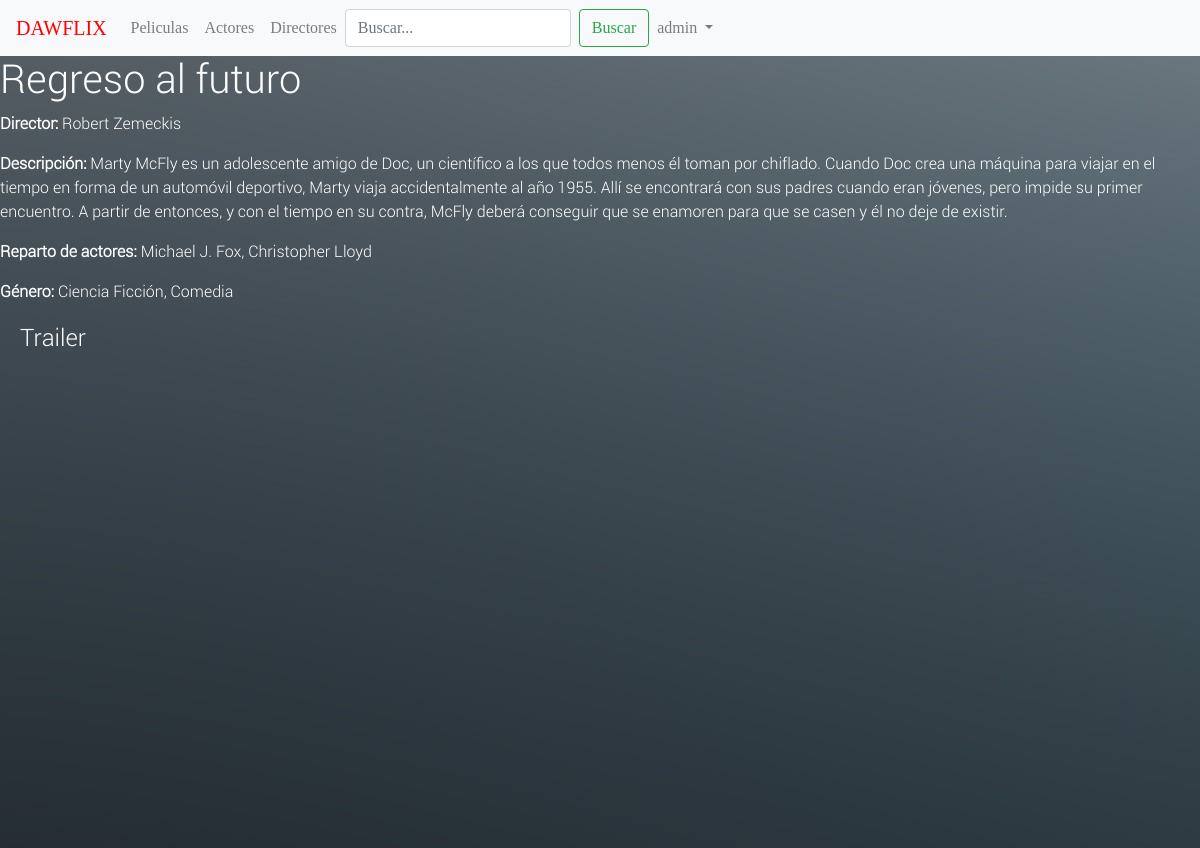
/videoclub/pelicula/24 (signed in), run on the app's committed database.
### videoclub/models.py (models this page shows, shortened)
class Pelicula(models.Model):
    titulo = models.CharField(max_length=200, blank=False, default="")
    url = models.CharField(max_length=200, blank=False, default="")
    descripcion = models.TextField(max_length=1000, default="", help_text="Introduce una descripcion para la película")
    año = models.DateField(null=True, blank=True)
    models.DateField(null=True, blank=True)
    director = models.ForeignKey(Persona, related_name='director',on_delete=models.SET_NULL, null=True)
    reparto = models.ManyToManyField(Persona)
    urlPortada = models.CharField(max_length=200, default="")
    genero = models.ManyToManyField(Genero, help_text="Selecciona un género para esta pelicula")
    valoracion = models.PositiveIntegerField(help_text="Valor de 0-100")
    def get_url(self):
        return self.url

class Persona(models.Model):
    nombre = models.CharField(max_length=100, default="")
    date_of_birth = models.DateField(null=True, blank=True)
    date_of_death = models.DateField('Died', null=True, blank=True)
    esDirector = models.CharField(max_length=2, default="no",help_text="si/no , en minusculas todo")
    urlFoto = models.CharField(max_length=200, blank=False, default="https://www.w3schools.com/css/img_avatar.png")
    urlVideo = models.CharField(max_length=200, blank=False, default="https://www.youtube.com/embed/_nq2BTuSOq4")
    def __str__(self):
        return self.nombre

class Genero(models.Model):
    name = models.CharField(max_length=200, help_text="Introduzca un género de película")
    def __str__(self):
        return self.name

### videoclub/views.py (the view)
# urls.py: url(r'^pelicula/(?P<pk>\d+)$', views.PeliculaDetailView.as_view(), name='pelicula-detalle'),
class PeliculaDetailView(LoginRequiredMixin, generic.DetailView):
    model = Pelicula

### videoclub/templates/videoclub/pelicula_detail.html
{% extends "base.html" %}
{% block content %}
  <h1>{{ pelicula.titulo }}</h1>
  <p><strong>Director:</strong> {{ pelicula.director }}</p>
  <p><strong>Descripción:</strong> {{ pelicula.descripcion }} </p>
  <p><strong>Reparto de actores:</strong> {% for reparto in pelicula.reparto.all %} {{ reparto }}{% if not forloop.last %}, {% endif %}{% endfor %}
  <p><strong>Género:</strong> {% for genero in pelicula.genero.all %} {{ genero }}{% if not forloop.last %}, {% endif %}{% endfor %}</p>
  <div style="margin-left:20px;margin-top:20px">
    <h4>Trailer</h4>
    <iframe width="720" height="480" src="{{ pelicula.get_url }}" frameborder="0" allow="autoplay; encrypted-media" allowfullscreen></iframe>
  </div>
{% endblock %}

### videoclub/templates/base.html (shortened to what this page needs)
{% load staticfiles %}
<!DOCTYPE html>
<html lang="en">
<head>
  <link rel="stylesheet" href="https://maxcdn.bootstrapcdn.com/bootstrap/4.0.0/css/bootstrap.min.css"
>
  <link rel="stylesheet" type="text/css" href="{% static 'styles.css' %}" />
  {% load static %}
  <link rel="stylesheet" href="{% static 'css/styles.css' %}">
</head>
<body>
  <nav class="navbar navbar-expand-lg navbar-light bg-light">
    <a class="navbar-brand DAWFLIX" href="/">DAWFLIX</a>
    <div class="collapse navbar-collapse" id="navbarSupportedContent">
      <ul class="navbar-nav mr-auto">
        <li class="nav-item">
          <a class="nav-link" href="{% url 'peliculas' %}">Peliculas</a>
        </li>
        <li class="nav-item">
          <a class="nav-link" href="{% url 'actores' %}">Actores</a>
        </li>
        <li class="nav-item">
          <a class="nav-link" href="{% url 'directores' %}">Directores</a>
        </li>
        <form class="form-inline my-2 my-lg-0" action="{% url 'search' %}" method="get">
          <input class="form-control mr-sm-2" type="search" placeholder="Buscar..." aria-label="Search" name="q">
          <button class="btn btn-outline-success my-2 my-sm-0" type="submit" value="Search">Buscar</button>
        </form>
        <div class="pull-right">
        <li class="nav-item dropdown">
          {% if user.is_authenticated %}
          <a class="nav-link dropdown-toggle" href="#" id="navbarDropdown" role="button" data-toggle="dropdown" aria-haspopup="true"
            aria-expanded="false">
            {{ user.get_username }}
          </a>
          {% else %}
          <li class="nav-item">
            <a href="{% url 'login'%}" role="button" class="nav-link" aria-haspopup="true" aria-expanded="false">Iniciar sesión</a>
          </li>
          {% endif %}
        </li>
        </div>
      </ul>
    </div>
  </nav>
  {% block content %}{% endblock %}
</body>
</html>

### videoclub/static/styles.css (style rules this page uses)
body { background: url('fondoLogin.jpg'); color: #fff; font-family: RobotoLight; }
nav { font-family: LemonMilklight; }
.DAWFLIX { color:red !important; }
li { list-style-type: none; }

### data on the page
Pelicula: titulo "Regreso al futuro", director "Robert Zemeckis", descripcion "Marty McFly es un adolescente amigo de Doc, un científico a los que todos menos él toman por chiflado. Cuando Doc crea una máquina para viajar en el tiempo en forma de un automóvil deportivo, Marty viaja accidentalmente al año 1955. Allí se encontrará con sus padres cuando eran jóvenes, pero impide su primer encuentro. A partir de entonces, y con el tiempo en su contra, McFly deberá conseguir que se enamoren para que se casen y él no deje de existir."
Persona: nombre "Michael J. Fox"
Persona: nombre "Christopher Lloyd"
Genero: name "Ciencia Ficción"
Genero: name "Comedia"

### other printed values
{{ user.get_username }} "admin"
